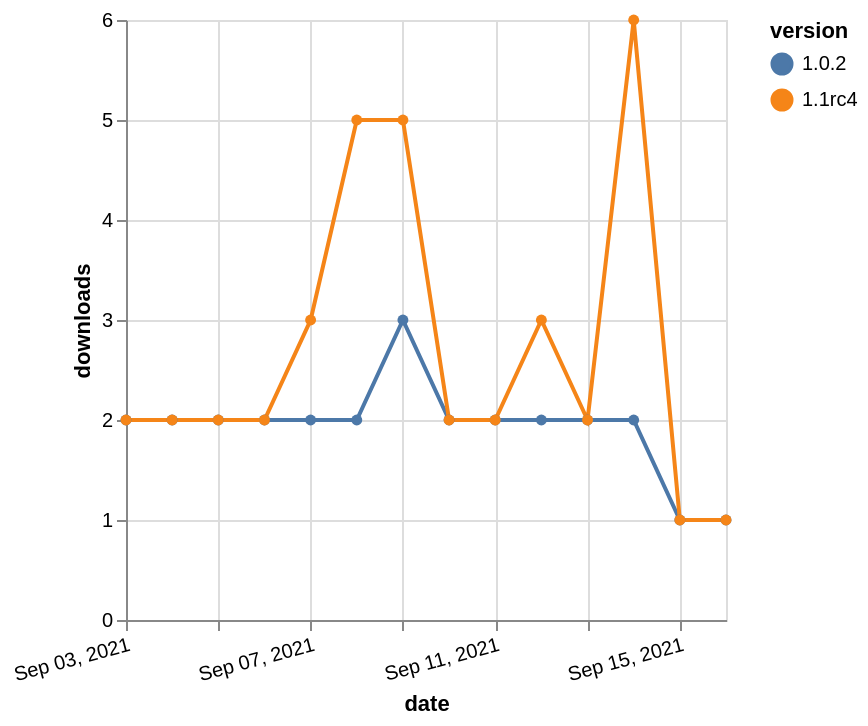

Write a Vega-Lite specification for this figure.
### Vega-Lite specification from a JSON file in a GitHub repository (floating-point values rounded to 4 significant figures)
{"$schema": "https://vega.github.io/schema/vega-lite/v5.json", "description": "A simple bar chart with embedded data.", "data": {"values": [{"date": "2021-09-03", "total": 5810, "delta": 2, "version": "1.0.2"}, {"date": "2021-09-04", "total": 5812, "delta": 2, "version": "1.0.2"}, {"date": "2021-09-05", "total": 5814, "delta": 2, "version": "1.0.2"}, {"date": "2021-09-06", "total": 5816, "delta": 2, "version": "1.0.2"}, {"date": "2021-09-07", "total": 5818, "delta": 2, "version": "1.0.2"}, {"date": "2021-09-08", "total": 5820, "delta": 2, "version": "1.0.2"}, {"date": "2021-09-09", "total": 5823, "delta": 3, "version": "1.0.2"}, {"date": "2021-09-10", "total": 5825, "delta": 2, "version": "1.0.2"}, {"date": "2021-09-11", "total": 5827, "delta": 2, "version": "1.0.2"}, {"date": "2021-09-12", "total": 5829, "delta": 2, "version": "1.0.2"}, {"date": "2021-09-13", "total": 5831, "delta": 2, "version": "1.0.2"}, {"date": "2021-09-14", "total": 5833, "delta": 2, "version": "1.0.2"}, {"date": "2021-09-15", "total": 5834, "delta": 1, "version": "1.0.2"}, {"date": "2021-09-16", "total": 5835, "delta": 1, "version": "1.0.2"}, {"date": "2021-09-03", "total": 20290, "delta": 2, "version": "1.1rc4"}, {"date": "2021-09-04", "total": 20292, "delta": 2, "version": "1.1rc4"}, {"date": "2021-09-05", "total": 20294, "delta": 2, "version": "1.1rc4"}, {"date": "2021-09-06", "total": 20296, "delta": 2, "version": "1.1rc4"}, {"date": "2021-09-07", "total": 20299, "delta": 3, "version": "1.1rc4"}, {"date": "2021-09-08", "total": 20304, "delta": 5, "version": "1.1rc4"}, {"date": "2021-09-09", "total": 20309, "delta": 5, "version": "1.1rc4"}, {"date": "2021-09-10", "total": 20311, "delta": 2, "version": "1.1rc4"}, {"date": "2021-09-11", "total": 20313, "delta": 2, "version": "1.1rc4"}, {"date": "2021-09-12", "total": 20316, "delta": 3, "version": "1.1rc4"}, {"date": "2021-09-13", "total": 20318, "delta": 2, "version": "1.1rc4"}, {"date": "2021-09-14", "total": 20324, "delta": 6, "version": "1.1rc4"}, {"date": "2021-09-15", "total": 20325, "delta": 1, "version": "1.1rc4"}, {"date": "2021-09-16", "total": 20326, "delta": 1, "version": "1.1rc4"}]}, "width": "container", "mark": {"type": "line", "point": {"filled": true}}, "encoding": {"x": {"field": "date", "type": "temporal", "timeUnit": "yearmonthdate", "title": "date", "axis": {"labelAngle": -15}}, "y": {"field": "delta", "type": "quantitative", "title": "downloads"}, "color": {"field": "version", "type": "nominal"}, "tooltip": {"field": "delta"}}}
